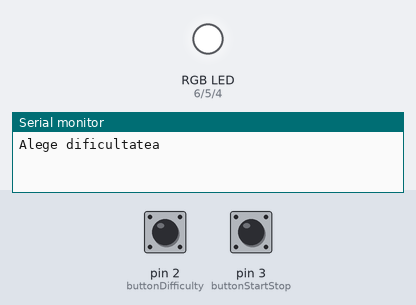
Recording of a program running on a simulated Arduino Uno, built with avr-gcc and run on an emulated ATmega328P. On the bench: an RGB LED mixed from three pins (HIGH = lit), the last lines printed to the serial monitor. Dashed ring = blinking. The test bench sets the inputs (shaded band); at power-on: pin 2 (buttonDifficulty) HIGH, pin 3 (buttonStartStop) HIGH. Random numbers use the default seed unless the program sets one.

Above: at 1.2 s.
1.3 s: pin 2 (buttonDifficulty) pulled LOW for 0.15 s
2.9 s: pin 3 (buttonStartStop) pulled LOW for 0.15 s
At 4.3 s:
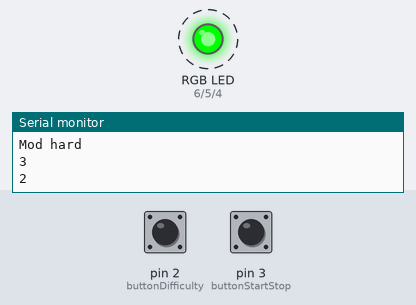
5.9 s: pin 3 (buttonStartStop) pulled LOW for 1 s
At 9.4 s:
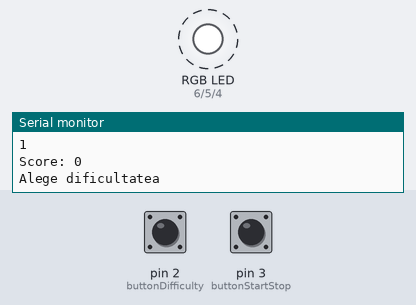
9.9 s: pin 2 (buttonDifficulty) driven LOW and pin 3 (buttonStartStop) driven LOW
12.9 s: pin 2 (buttonDifficulty) driven HIGH
At 13.3 s:
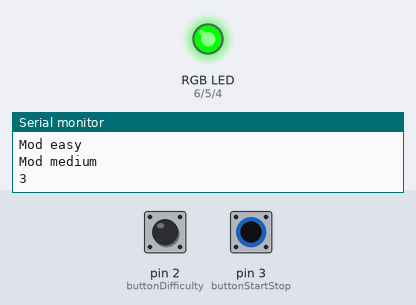
15.9 s: pin 2 (buttonDifficulty) pulsed LOW 5 times (0.12 s each, 0.3 s apart)
Timing chart, 0 to 20.5 s (numbered marks = the images above; inputs shaded):
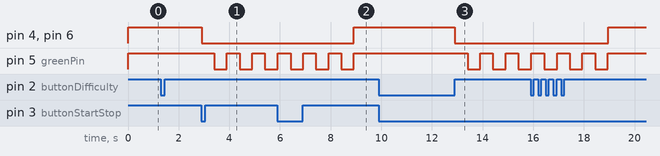

The program:

main.cpp
```cpp
#include <Arduino.h>

const int redPin = 6;
const int greenPin = 5;
const int bluePin = 4;

const int buttonStartStop = 3;
const int buttonDifficulty = 2;

// Buttons debouncing
volatile unsigned long buttonDifficultyLastDebounceTimeMillis = 0;
const unsigned long buttonDifficultyDebounceTimeMillis = 50;

volatile unsigned long buttonStartStopLastDebounceTimeMillis = 0;
const unsigned long buttonStartStopDebounceTimeMillis = 50;

const int roundTime = 30000; // 30000 ms = 30 s (Round time)
const int timerO = 0 ;
const int timerEasy = 4;
const int timerMediu = 3;
const int timerHard = 2;

const int wordsCount = 30;
const String words[wordsCount] = {
  "masina", "copac", "telefon", "calculator", "carte", "floare",
  "banca", "oras", "fereastra", "scaun", "canapea",  "camera",
  "tabla", "pisica", "caine", "pahar", "ceas", "usa",
  "foaie", "soare", "ploaie", "vreme", "lumina", "umbra",
  "copil", "joc", "culori", "timp", "zambet", "prieteni"
};

enum Difficulty {
  noDif = -1,
  EASY = 0,
  MEDIUM = 1,
  HARD = 2
};

// starile jocului
volatile bool canChangeDifficulty = false;
volatile bool canStartGame = false;
volatile bool canStopGame = false;
volatile bool isGameStarted = false;
volatile bool shouldChangeWord = false;

enum Difficulty Greutate = Difficulty::noDif;
int timePerWord = 0; //punem 0 ca in caz ca dificultatea nu a fost selectata sa fie 0.

long roundTimeStartMilliseconds = 0; //timer pentru cand incepe runda
int correctWordsCounter = 0; // numarul de cuvinte corecte
String currentWord = ""; // cuvantul random actual
String inputText = ""; // ce scriem

void setRgbLed(int redValue, int greenValue, int blueValue) {
  digitalWrite(redPin, redValue);
  digitalWrite(greenPin, greenValue);
  digitalWrite(bluePin, blueValue);
}

//animatia de inceput
void blinkAnim (){
    for (int i = 3; i > 0; i--) {
    Serial.println(i);
    setRgbLed(LOW, HIGH, LOW);
    delay(500);
    setRgbLed(LOW, LOW, LOW);
    delay(500);
  }

}

//verificarea butonului de dificultate
void triggerChangeDifficulty() {
  if (millis() - buttonDifficultyLastDebounceTimeMillis > buttonDifficultyDebounceTimeMillis) {
    buttonDifficultyLastDebounceTimeMillis = millis();

    if (isGameStarted) {
      return;
    }

    canChangeDifficulty = true;
  }
}

//verificam butonul de start/stop
void triggerStartStopGame() {
  if (millis() - buttonStartStopLastDebounceTimeMillis > buttonStartStopDebounceTimeMillis) {
    buttonStartStopLastDebounceTimeMillis = millis();

    if (isGameStarted) {
      canStopGame = true;
    }
    else {
      canStartGame = true;
    }
  }
}

// functie pentru ca atunci cand apas butonul de dificultate sa schimbe dificultatea
void ChangeDifficulty() {
  canChangeDifficulty = false;

  // trecem la următoarea dificultate în ciclu
  Greutate = (Difficulty)((Greutate + 1) % 3);

  if (Greutate == EASY) {
    Serial.println("Mod easy");
    timePerWord = timerEasy;
  }
  else if (Greutate == MEDIUM) {
    Serial.println("Mod medium");
    timePerWord = timerMediu;
  }
  else if (Greutate == HARD) {
    Serial.println("Mod hard");
    timePerWord = timerHard;
  }
  else {
    Serial.println("Nu a fost selectata o dificultate :(");
    Greutate = Difficulty::noDif;
    timePerWord = timerO;
  }
}

// functie pentru inceperea jocului
void startGame() {
  canStartGame = false; //canStartGame pe false pentru odata ce apas butonul jocul este inceput

  if (Greutate == Difficulty::noDif) {
    Serial.println("Alege dificultatea am zis! ");
    return; //daca dificultatea ramane pe default, adica noDif, returneaza acest mesaj
  }

  correctWordsCounter = 0;
  inputText = "";

  blinkAnim();

  setRgbLed(LOW, HIGH, LOW);

  noInterrupts(); //apelam functia noInterrupts pentru a dezactiva intreruperile in timpul initializarii timer-ului

  // initializare Timer 1
  TCCR1A = 0;
  TCCR1B = 0;
  TCNT1 = 0;

  const unsigned long clock = 16000000; // 16 MHz clock frequency
  const unsigned long prescaler = 1024;
  const unsigned long timeCompareTarget = (clock / prescaler) * timePerWord - 1;

  OCR1A = timeCompareTarget;

  TCCR1B |= (1 << WGM12); // Turn on CTC mode
  TCCR1B |= (1 << CS12) | (1 << CS10); // Set prescaler to 1024
  TIMSK1 |= (1 << OCIE1A); // Enable timer interrupt for compare mode

  interrupts();

  roundTimeStartMilliseconds = millis();
  isGameStarted = true;
  shouldChangeWord = true;
}

// ISR for timer 1
ISR(TIMER1_COMPA_vect) {
  shouldChangeWord = true;
}

// functie pentru a schimba cuvantul
void changeWord() {
  shouldChangeWord = false;

  TCNT1 = 0; //cand se schimba cuvantul, timer-ul sa se ia de la 0

  // alegem cuvantul random
  int index = random(0, wordsCount);
  currentWord = words[index];

  inputText = ""; // resetam ce scrie in input

  Serial.print("\n\n");
  Serial.println(currentWord);
}

// functie pentru a reseta jocul in modul initial
void setInactiveState() {
  setRgbLed(HIGH, HIGH, HIGH);
  Greutate = Difficulty::noDif;
  timePerWord = 0;
  canChangeDifficulty = false;
  canStartGame = false;
  canStopGame = false;
  isGameStarted = false;
  correctWordsCounter = 0;
  shouldChangeWord = false;
  currentWord = "";
  inputText = "";

  noInterrupts();

  // Reset Timer 1
  TCCR1A = 0;
  TCCR1B = 0;
  TCNT1 = 0;

  OCR1A = 0;

  TCCR1B &= ~(1 << WGM12); // Turn off CTC mode
  TCCR1B &= ~(1 << CS12) & ~(1 << CS10); // Reset prescaler 1024
  TIMSK1 &= ~(1 << OCIE1A); // Disable timer interrupt for compare mode

  interrupts();

  Serial.println("Alege dificultatea");
}

// functie pentru stop joc
void stopGame() {
  Serial.print("\n\nScore: ");
  Serial.println(correctWordsCounter);

  setInactiveState();
}

void setup() {
   Serial.begin(115200);

   randomSeed(analogRead(0)); // seteaza un seed random ca pattern-ul de la random sa nu fie acelasi


    pinMode(redPin, OUTPUT);
    pinMode(greenPin, OUTPUT);
    pinMode(bluePin, OUTPUT);

    pinMode(buttonStartStop, INPUT_PULLUP);
    pinMode(buttonDifficulty, INPUT_PULLUP);

   attachInterrupt(digitalPinToInterrupt(buttonDifficulty), triggerChangeDifficulty, LOW);
   attachInterrupt(digitalPinToInterrupt(buttonStartStop), triggerStartStopGame, LOW);

   setInactiveState();
}

// Operational loop
void loop() {
  if (canChangeDifficulty) {
    ChangeDifficulty();
  }

  if (canStartGame) {
    startGame();
  }

  if (canStopGame) {
    stopGame();
  }

  if (isGameStarted) {
    if (shouldChangeWord) {
      changeWord();
    }

    // verifica daca au trecut cele 30 de secunde
    if ((millis() - roundTimeStartMilliseconds >= roundTime) && !canStopGame) {
      canStopGame = true;
    }

    // Handle user input
// Handle user input
if (Serial.available() > 0) {
    String user_input = Serial.readStringUntil('\n'); // Citiți inputul complet până la enter
    user_input.trim(); // Elimină spațiile suplimentare din inputul utilizatorului

    if (user_input == currentWord) { // Verificăm dacă inputul coincide exact cu cuvântul curent
        setRgbLed(LOW, HIGH, LOW); // Cuvânt corect, LED-ul devine verde
        correctWordsCounter++; // Incrementăm scorul
        shouldChangeWord = true; // Setăm să se schimbe cuvântul
    }
    else {
        setRgbLed(HIGH, LOW, LOW); // Cuvânt incorect, LED-ul devine roșu
      }
   }

  }
}
```

Measured:
- after the input at 2.9 s, pin 4 (bluePin), pin 6 (redPin): HIGH → LOW at once; pin 5 (greenPin): alternates HIGH for 0.50 s and LOW for 0.50 s, starting after 0.50 s
- after the input at 5.9 s, pin 4 (bluePin), pin 6 (redPin): LOW → HIGH after 3.0 s
- after the input at 12.9 s, pin 4 (bluePin), pin 6 (redPin): HIGH → LOW at once; pin 5 (greenPin): alternates HIGH for 0.50 s and LOW for 0.50 s, starting after 0.51 s
